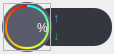
<?xml version="1.0" encoding="UTF-8"?>
<ui version="4.0">
 <class>center2</class>
 <widget class="QWidget" name="center2">
  <property name="geometry">
   <rect>
    <x>0</x>
    <y>0</y>
    <width>114</width>
    <height>54</height>
   </rect>
  </property>
  <property name="minimumSize">
   <size>
    <width>114</width>
    <height>54</height>
   </size>
  </property>
  <property name="maximumSize">
   <size>
    <width>114</width>
    <height>54</height>
   </size>
  </property>
  <property name="cursor">
   <cursorShape>PointingHandCursor</cursorShape>
  </property>
  <property name="windowTitle">
   <string>Form</string>
  </property>
  <property name="toolTip">
   <string>行動是治癒恐懼的良藥，而猶豫、拖延將不斷滋養恐懼</string>
  </property>
  <property name="styleSheet">
   <string notr="true">QWidget#center{
background-color: rgba(255, 255, 255, 0);
}
QWidget:hover#center{
border-image: url(:/icons/guanjia_shadow_hoverd.png);
}
QWidget#center{
border-image: url(:/icons/guanjia_shadow_normal.png);
}</string>
  </property>
  <widget class="QFrame" name="frame">
   <property name="geometry">
    <rect>
     <x>2</x>
     <y>2</y>
     <width>50</width>
     <height>50</height>
    </rect>
   </property>
   <property name="minimumSize">
    <size>
     <width>50</width>
     <height>50</height>
    </size>
   </property>
   <property name="maximumSize">
    <size>
     <width>50</width>
     <height>50</height>
    </size>
   </property>
   <property name="styleSheet">
    <string notr="true">background-color: #595c6b;
border-radius: 25px;</string>
   </property>
   <property name="frameShape">
    <enum>QFrame::StyledPanel</enum>
   </property>
   <property name="frameShadow">
    <enum>QFrame::Raised</enum>
   </property>
  </widget>
  <widget class="QFrame" name="frame_2">
   <property name="geometry">
    <rect>
     <x>5</x>
     <y>5</y>
     <width>44</width>
     <height>44</height>
    </rect>
   </property>
   <property name="minimumSize">
    <size>
     <width>44</width>
     <height>44</height>
    </size>
   </property>
   <property name="maximumSize">
    <size>
     <width>44</width>
     <height>44</height>
    </size>
   </property>
   <property name="styleSheet">
    <string notr="true">background-color: qconicalgradient(cx:0.5, cy:0.5, angle:90, stop:0 red, stop:0.5 yellow stop:1 #00ffff);
border-radius: 21px;</string>
   </property>
   <property name="frameShape">
    <enum>QFrame::StyledPanel</enum>
   </property>
   <property name="frameShadow">
    <enum>QFrame::Raised</enum>
   </property>
  </widget>
  <widget class="QFrame" name="memColorFrame">
   <property name="geometry">
    <rect>
     <x>3</x>
     <y>3</y>
     <width>48</width>
     <height>48</height>
    </rect>
   </property>
   <property name="minimumSize">
    <size>
     <width>48</width>
     <height>48</height>
    </size>
   </property>
   <property name="maximumSize">
    <size>
     <width>48</width>
     <height>48</height>
    </size>
   </property>
   <property name="frameShape">
    <enum>QFrame::StyledPanel</enum>
   </property>
   <property name="frameShadow">
    <enum>QFrame::Raised</enum>
   </property>
  </widget>
  <widget class="QLabel" name="memUse">
   <property name="geometry">
    <rect>
     <x>7</x>
     <y>7</y>
     <width>40</width>
     <height>40</height>
    </rect>
   </property>
   <property name="minimumSize">
    <size>
     <width>40</width>
     <height>40</height>
    </size>
   </property>
   <property name="maximumSize">
    <size>
     <width>40</width>
     <height>40</height>
    </size>
   </property>
   <property name="styleSheet">
    <string notr="true">background-color: #595c6b;
border-radius: 19px;
font: 16pt &quot;华文细黑&quot;;
color: rgb(223, 223, 223);</string>
   </property>
   <property name="alignment">
    <set>Qt::AlignCenter</set>
   </property>
  </widget>
  <widget class="QFrame" name="frame_4">
   <property name="geometry">
    <rect>
     <x>32</x>
     <y>8</y>
     <width>80</width>
     <height>38</height>
    </rect>
   </property>
   <property name="minimumSize">
    <size>
     <width>80</width>
     <height>38</height>
    </size>
   </property>
   <property name="maximumSize">
    <size>
     <width>80</width>
     <height>3</height>
    </size>
   </property>
   <property name="styleSheet">
    <string notr="true">background-color: #343740;
border-radius: 18px;
</string>
   </property>
   <property name="frameShape">
    <enum>QFrame::StyledPanel</enum>
   </property>
   <property name="frameShadow">
    <enum>QFrame::Raised</enum>
   </property>
   <layout class="QHBoxLayout" name="horizontalLayout">
    <property name="spacing">
     <number>0</number>
    </property>
    <property name="leftMargin">
     <number>21</number>
    </property>
    <property name="topMargin">
     <number>1</number>
    </property>
    <property name="rightMargin">
     <number>15</number>
    </property>
    <property name="bottomMargin">
     <number>1</number>
    </property>
    <item>
     <layout class="QVBoxLayout" name="verticalLayout">
      <property name="spacing">
       <number>0</number>
      </property>
      <item>
       <widget class="QLabel" name="label">
        <property name="styleSheet">
         <string notr="true">font: 700 7pt &quot;Microsoft YaHei UI&quot;;
color: #549eca;</string>
        </property>
        <property name="text">
         <string>↑</string>
        </property>
        <property name="alignment">
         <set>Qt::AlignCenter</set>
        </property>
       </widget>
      </item>
      <item>
       <widget class="QLabel" name="label_2">
        <property name="maximumSize">
         <size>
          <width>16777215</width>
          <height>16777215</height>
         </size>
        </property>
        <property name="styleSheet">
         <string notr="true">font: 7pt &quot;Microsoft YaHei UI&quot;;
color: #2fb634;</string>
        </property>
        <property name="text">
         <string>↓</string>
        </property>
        <property name="alignment">
         <set>Qt::AlignCenter</set>
        </property>
       </widget>
      </item>
     </layout>
    </item>
    <item>
     <spacer name="horizontalSpacer">
      <property name="orientation">
       <enum>Qt::Horizontal</enum>
      </property>
      <property name="sizeHint" stdset="0">
       <size>
        <width>40</width>
        <height>20</height>
       </size>
      </property>
     </spacer>
    </item>
    <item>
     <layout class="QVBoxLayout" name="verticalLayout_2">
      <property name="spacing">
       <number>0</number>
      </property>
      <item>
       <widget class="QLabel" name="netUp">
        <property name="styleSheet">
         <string notr="true">font: 7pt &quot;Microsoft YaHei UI&quot;;
color: rgb(223, 223, 223);</string>
        </property>
        <property name="alignment">
         <set>Qt::AlignRight|Qt::AlignTrailing|Qt::AlignVCenter</set>
        </property>
       </widget>
      </item>
      <item>
       <widget class="QLabel" name="netDown">
        <property name="styleSheet">
         <string notr="true">font: 7pt &quot;Microsoft YaHei UI&quot;;
color: rgb(223, 223, 223);</string>
        </property>
        <property name="alignment">
         <set>Qt::AlignRight|Qt::AlignTrailing|Qt::AlignVCenter</set>
        </property>
       </widget>
      </item>
     </layout>
    </item>
   </layout>
  </widget>
  <widget class="QLabel" name="label_3">
   <property name="geometry">
    <rect>
     <x>37</x>
     <y>20</y>
     <width>16</width>
     <height>16</height>
    </rect>
   </property>
   <property name="styleSheet">
    <string notr="true">color: rgb(255, 255, 255);
font: 6pt &quot;Microsoft YaHei UI&quot;;</string>
   </property>
   <property name="text">
    <string>%</string>
   </property>
  </widget>
  <zorder>frame_4</zorder>
  <zorder>frame</zorder>
  <zorder>frame_2</zorder>
  <zorder>memColorFrame</zorder>
  <zorder>memUse</zorder>
  <zorder>label_3</zorder>
 </widget>
 <resources/>
 <connections/>
</ui>
